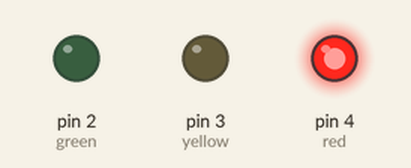
Bench run of a sketch on a simulated Arduino Uno, built with avr-gcc and run on an emulated ATmega328P. On the bench: output pins drawn as LEDs (lit = HIGH).

Above: at 5.0 s.
At 10.5 s:
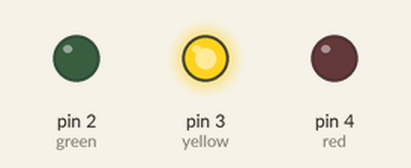
At 18.5 s:
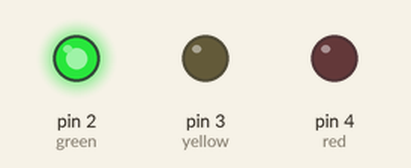
Timing chart, 0 to 33.8 s (numbered marks = the images above):
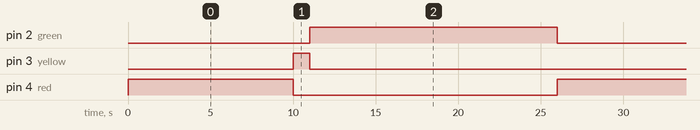

Measured:
- by itself, pin 2 (green): alternates HIGH for 15.0 s and LOW for 11.0 s
- by itself, pin 3 (yellow): alternates HIGH for 1.0 s and LOW for 25.0 s
- by itself, pin 4 (red): alternates HIGH for 10.0 s and LOW for 16.0 s

The sketch:

Traffic_Lights_Simulator.ino
```cpp
//Arduino UNO : Traffic Lights Simulator

//Assign port's numbers to variables
int red = 4;    //Red LED on port 4
int yellow = 3; //Yellow LED on port 3
int green = 2;  //Green LED on port 2
void setup()
{                            //Initialize ports
    pinMode(red, OUTPUT);    //Initialize red (P4) as output
    pinMode(yellow, OUTPUT); //Initialize yellow (P3) as output
    pinMode(green, OUTPUT);  //Initialize green (P2) as output
}
void loop()
{
    //Turn on red LED for 10sec and after that turn off
    digitalWrite(red, HIGH); //turn on red
    delay(10000);            //10sec delay
    digitalWrite(red, LOW);  //turn off red
    //Turn on yellow LED for 1sec and after that turn off
    digitalWrite(yellow, HIGH); //turn on yellow
    delay(1000);                //1sec delay
    digitalWrite(yellow, LOW);  //turn off yellow
    //Turn on green LED for 15sec and after that turn off
    digitalWrite(green, HIGH); //turn on green
    delay(15000);              //15sec delay
    digitalWrite(green, LOW);  //turn off green
}
```
